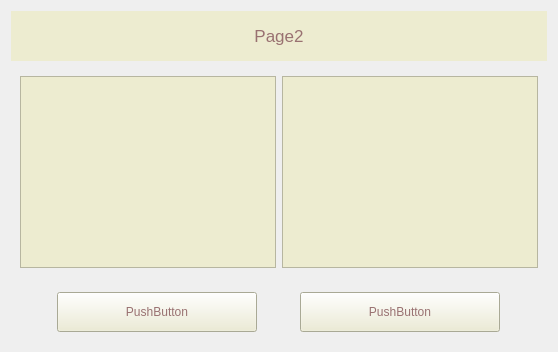
                 <widget class="QWidget" name="page_2">
                  <layout class="QVBoxLayout" name="verticalLayout_15">
                   <item>
                    <layout class="QVBoxLayout" name="verticalLayout_14">
                     <item>
                      <widget class="QLabel" name="label">
                       <property name="minimumSize">
                        <size>
                         <width>0</width>
                         <height>50</height>
                        </size>
                       </property>
                       <property name="maximumSize">
                        <size>
                         <width>16777215</width>
                         <height>50</height>
                        </size>
                       </property>
                       <property name="font">
                        <font>
                         <pointsize>13</pointsize>
                        </font>
                       </property>
                       <property name="styleSheet">
                        <string notr="true">color: rgb(153, 113, 113);background-color: rgb(237, 236, 208);</string>
                       </property>
                       <property name="text">
                        <string>Page2</string>
                       </property>
                       <property name="alignment">
                        <set>Qt::AlignCenter</set>
                       </property>
                      </widget>
                     </item>
                     <item>
                      <widget class="QWidget" name="widget_7" native="true">
                       <layout class="QHBoxLayout" name="horizontalLayout_10">
                        <item>
                         <widget class="QTableView" name="tableView">
                          <property name="styleSheet">
                           <string notr="true">background-color: rgb(237, 236, 208);</string>
                          </property>
                         </widget>
                        </item>
                        <item>
                         <widget class="QGraphicsView" name="graphicsView_3">
                          <property name="styleSheet">
                           <string notr="true">background-color: rgb(237, 236, 208);</string>
                          </property>
                         </widget>
                        </item>
                       </layout>
                      </widget>
                     </item>
                    </layout>
                   </item>
                   <item>
                    <widget class="QWidget" name="widget_13" native="true">
                     <layout class="QHBoxLayout" name="horizontalLayout_13">
                      <item>
                       <widget class="QPushButton" name="page2_but1">
                        <property name="minimumSize">
                         <size>
                          <width>0</width>
                          <height>40</height>
                         </size>
                        </property>
                        <property name="maximumSize">
                         <size>
                          <width>200</width>
                          <height>16777215</height>
                         </size>
                        </property>
                        <property name="styleSheet">
                         <string notr="true">#page2_but1{color: rgb(153, 113, 113);background-color: rgb(237, 236, 208);}
#page2_but1:hover{background-color: rgb(220, 227, 235);}
#page2_but1:pressed{padding-top:5px;padding-left:5px;}</string>
                        </property>
                        <property name="text">
                         <string>PushButton</string>
                        </property>
                       </widget>
                      </item>
                      <item>
                       <widget class="QPushButton" name="page2_but2">
                        <property name="minimumSize">
                         <size>
                          <width>0</width>
                          <height>40</height>
                         </size>
                        </property>
                        <property name="maximumSize">
                         <size>
                          <width>200</width>
                          <height>16777215</height>
                         </size>
                        </property>
                        <property name="styleSheet">
                         <string notr="true">#page2_but2{color: rgb(153, 113, 113);background-color: rgb(237, 236, 208);}
#page2_but2:hover{background-color: rgb(220, 227, 235);}
#page2_but2:pressed{padding-top:5px;padding-left:5px;}</string>
                        </property>
                        <property name="text">
                         <string>PushButton</string>
                        </property>
                       </widget>
                      </item>
                     </layout>
                    </widget>
                   </item>
                  </layout>
                 </widget>
